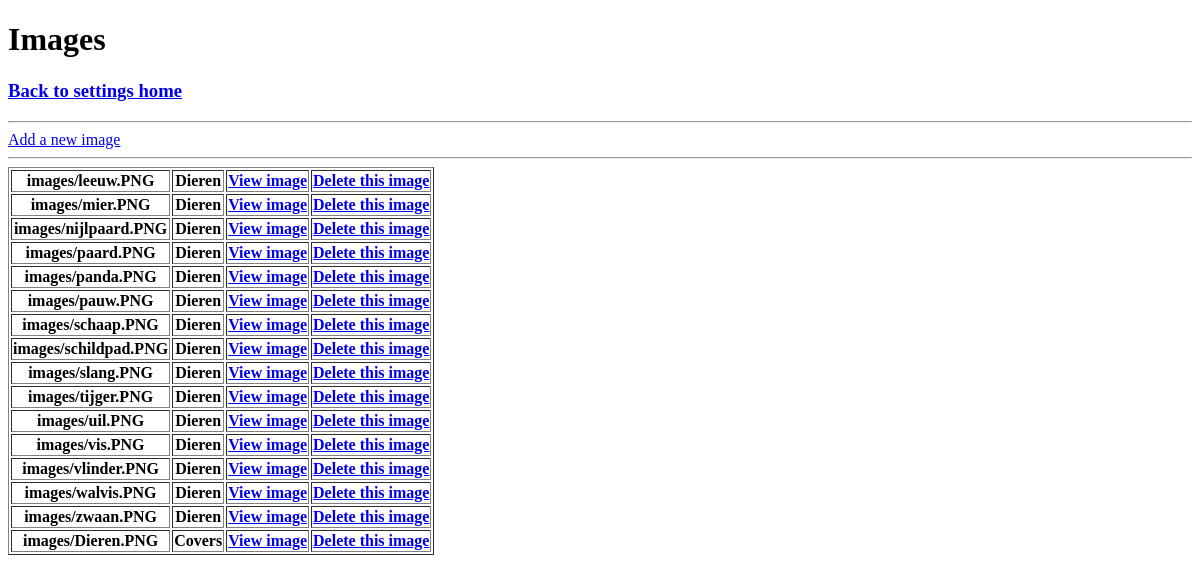
Before: /settings/images with the older database file.
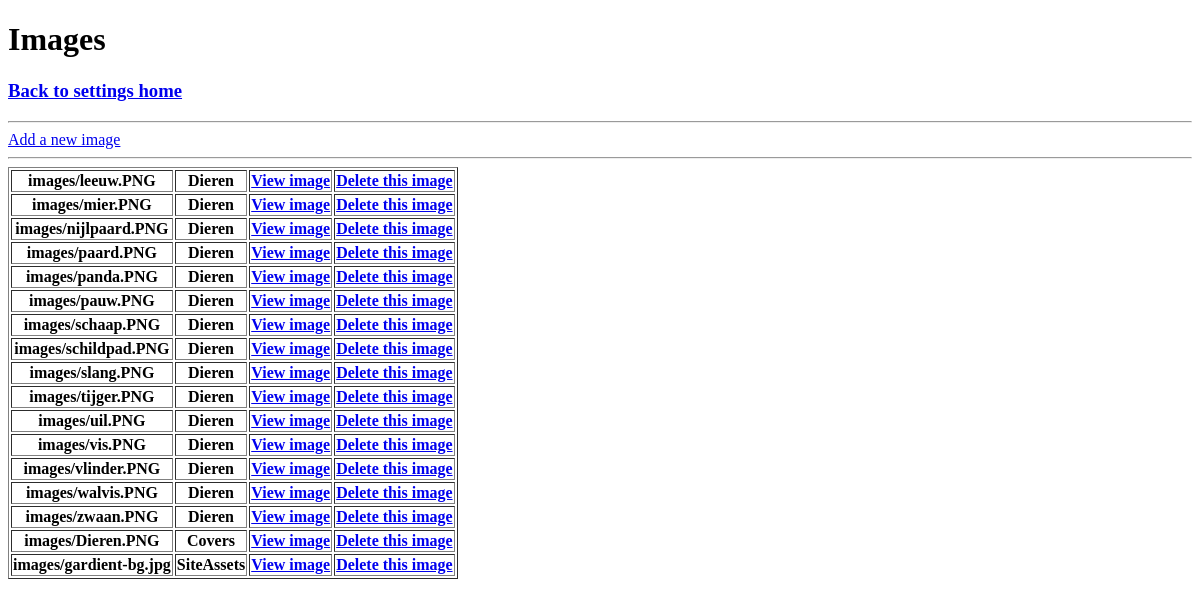
After: the same page with the newer database file.
### images/models.py (models this page shows)
class Image(models.Model):
    image = models.ImageField(upload_to="images")
    theme = models.ForeignKey(Theme, on_delete=models.CASCADE)

class Theme(models.Model):
    name = models.CharField(max_length=255)
    description = models.TextField(max_length=1000)

### images/views.py (the view)
# urls.py: path('images', views.images_index),
def images_index(request):
    images = Image.objects.all()
    return render(request, 'images_index.html', {'images': images})

### images/templates/images_index.html (shortened to what this page needs)
<!DOCTYPE html>
<html lang="en">
<head>
</head>
<body>
<h1>Images</h1>
<h3><a href="/settings">Back to settings home</a></h3>
<hr>
<a href="/settings/images/add">Add a new image</a>
<hr>
<table border="1">
    {% for image in images %}
        <tr>
            <th>{{ image.image.name }}</th>
            <th>{{ image.theme.name }}</th>
            <th><a href="{{ image.image.url }}">View image</a></th>
            <th><a href="/settings/images/delete/{{ image.id }}">Delete this image</a></th>
        </tr>
    {% endfor %}
</table>
</body>
</html>

Changed rows visible on the page:
added Image: image.name "images/gardient-bg.jpg", theme.name "SiteAssets"
